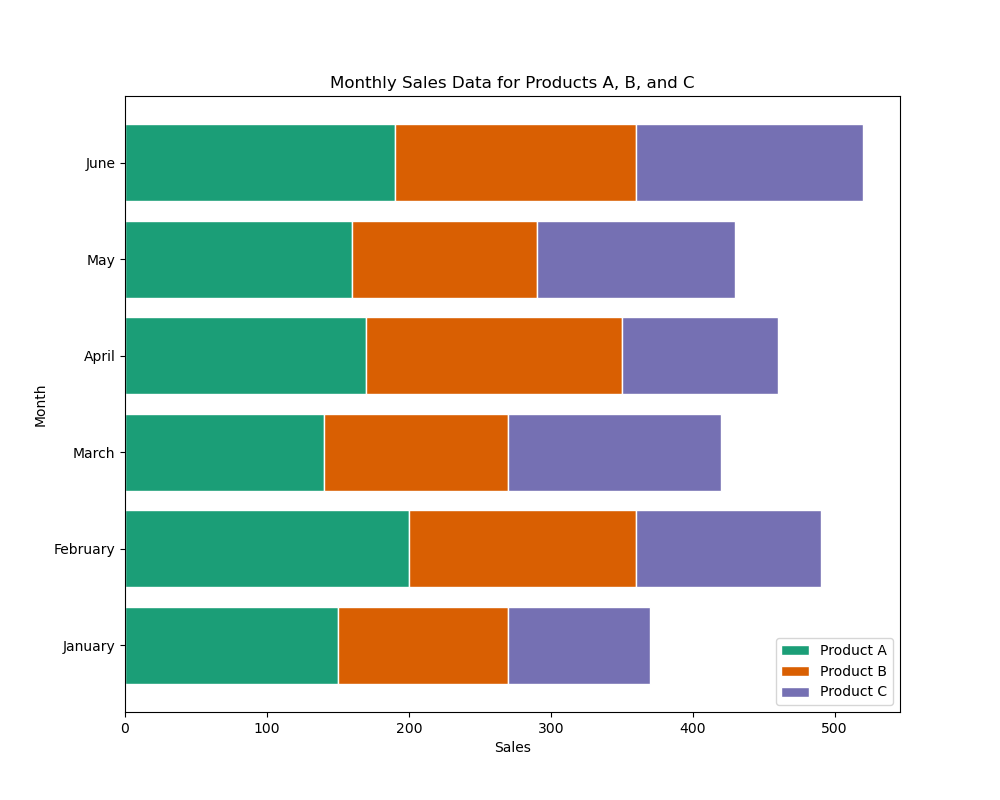

Source code (Python):

import matplotlib.pyplot as plt

# Data
months = ['January', 'February', 'March', 'April', 'May', 'June']
product_a_sales = [150, 200, 140, 170, 160, 190]
product_b_sales = [120, 160, 130, 180, 130, 170]
product_c_sales = [100, 130, 150, 110, 140, 160]

# Color codes for each product
colors = ['#1b9e77', '#d95f02', '#7570b3']

# Plot stacked horizontal bar chart
plt.figure(figsize=(10, 8)) # Width and height of the chart in inches
bar_width = 0.8 # Width of the bars

plt.barh(months, product_a_sales, color=colors[0], edgecolor='white', height=bar_width, label='Product A')
plt.barh(months, product_b_sales, left=product_a_sales, color=colors[1], edgecolor='white', height=bar_width, label='Product B')
plt.barh(months, product_c_sales, left=[i+j for i,j in zip(product_a_sales, product_b_sales)], color=colors[2], edgecolor='white', height=bar_width, label='Product C')

# Add labels and title
plt.xlabel('Sales')
plt.ylabel('Month')
plt.title('Monthly Sales Data for Products A, B, and C')
plt.legend()

# Display the final result
plt.show()
